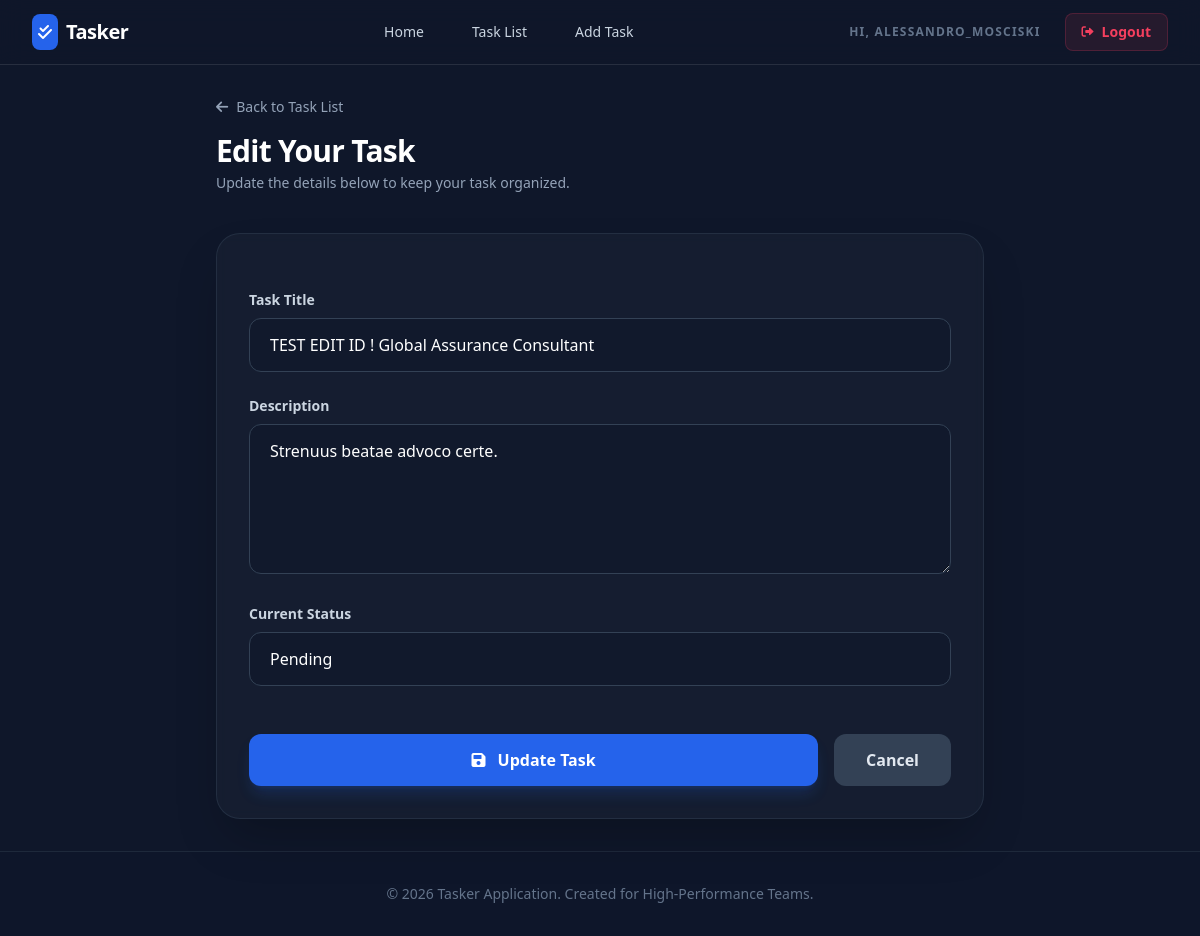
/edit-task/1/ (signed in), run on the app's committed database.
### tasks/models.py (models this page shows, shortened)
class UserAuthInfoModel(AbstractUser):
    full_name = models.CharField(max_length=120)

class ToDoModel(models.Model):
    title = models.CharField(max_length=120)
    description = models.CharField(max_length=120)
    status_type = [
        ("Pending", "Pending"),
        ("InProgress", "InProgress"),
        ("Completed", "Completed"),
    ]
    status = models.CharField(choices=status_type, max_length=20)
    deadline = models.DateField( null=True, blank=True)

### tasks/views.py (the view, shortened to what this page needs)
# urls.py: path("edit-task/<str:edit_id>/", edit_task, name="edit_task"),
def edit_task(request, edit_id):
    edited_task=ToDoModel.objects.get(id=edit_id)
    dataPack ={
        'task':edited_task
    }
    return render(request, "edit_task.html", dataPack)

### tasks/templates/edit_task.html (shortened to what this page needs)
{% extends 'master/base.html' %}
{% block content %}
<div class="max-w-3xl mx-auto">
    <div class="mb-10">
        <a href="{% url 'task_list_page' %}" class="text-slate-400 hover:text-blue-400 text-sm font-medium flex items-center transition-colors mb-4">
            <i class="fas fa-arrow-left mr-2"></i> Back to Task List
        </a>
        <h1 class="text-3xl font-extrabold text-white tracking-tight">Edit Your Task</h1>
        <p class="text-slate-400 mt-1 text-sm">Update the details below to keep your task organized.</p>
    </div>
    <div class="bg-slate-800/40 border border-slate-700/50 rounded-3xl p-8 shadow-2xl backdrop-blur-sm">
        <form method="POST" action="{% url 'edit_task' task.id %}" class="space-y-6">
            <div>
                <label for="title" class="block text-sm font-semibold text-slate-300 mb-2">Task Title</label>
                <input type="text" name="title" id="title" value="{{ task.title }}" required
                       class="w-full px-5 py-3.5 bg-slate-900/50 border border-slate-700 rounded-xl text-white focus:outline-none focus:border-blue-500 focus:ring-2 focus:ring-blue-500/20 transition-all placeholder:text-slate-600">
            </div>
            <div>
                <label for="description" class="block text-sm font-semibold text-slate-300 mb-2">Description</label>
                <textarea name="description" id="description" rows="5" required
                          class="w-full px-5 py-3.5 bg-slate-900/50 border border-slate-700 rounded-xl text-white focus:outline-none focus:border-blue-500 focus:ring-2 focus:ring-blue-500/20 transition-all placeholder:text-slate-600">{{ task.description }}</textarea>
            </div>
            <div>
                <label for="status" class="block text-sm font-semibold text-slate-300 mb-2">Current Status</label>
                <select name="status" id="status"
                        class="w-full px-5 py-3.5 bg-slate-900/50 border border-slate-700 rounded-xl text-white focus:outline-none focus:border-blue-500 transition-all appearance-none cursor-pointer">
                    <option value="Pending" {% if task.status == 'Pending' %}selected{% endif %}>Pending</option>
                </select>
            </div>
            <div class="pt-6 flex items-center gap-4">
                <button type="submit" class="flex-1 bg-blue-600 hover:bg-blue-500 text-white font-bold py-3.5 rounded-xl transition-all shadow-lg shadow-blue-600/20 active:scale-[0.98]">
                    <i class="fas fa-save mr-2"></i> Update Task
                </button>
                <a href="{% url 'task_list_page' %}" class="px-8 py-3.5 bg-slate-700 hover:bg-slate-600 text-slate-200 font-bold rounded-xl transition-all">
                    Cancel
                </a>
            </div>
        </form>
    </div>
</div>
{% endblock %}

### tasks/templates/master/nav.html (shortened to what this page needs)
<nav class="nav-glass sticky top-0 z-50">
    <div class="max-w-7xl mx-auto px-4 sm:px-6 lg:px-8">
        <div class="flex items-center justify-between h-16">
            <div class="flex-shrink-0 flex items-center">
                <a href="{% url 'home_page' %}" class="flex items-center space-x-2">
                    <div class="bg-blue-600 p-1.5 rounded-lg">
                        <i class="fas fa-check-double text-white"></i>
                    </div>
                    <span class="text-xl font-bold tracking-tight text-white">Tasker</span>
                </a>
            </div>
            <div class="hidden md:block">
                <div class="ml-10 flex items-baseline space-x-6 text-slate-300">
                    <a href="{% url 'home_page' %}" class="nav-link px-3 py-2 text-sm font-medium">Home</a>
                    <a href="{% url 'task_list_page' %}" class="nav-link px-3 py-2 text-sm font-medium">Task List</a>
                    <a href="{% url 'add_task_page' %}" class="nav-link px-3 py-2 text-sm font-medium">Add Task</a>
                </div>
            </div>
            <div class="hidden md:flex items-center space-x-4">
                {% if user.is_authenticated %}
                    <span class="text-xs font-semibold text-slate-500 uppercase tracking-widest mr-2">
                        Hi, {{ user.username }}
                    </span>
                    <form action="{% url 'logout_page' %}" method="POST" class="inline">
                        <button type="submit" class="bg-rose-500/10 hover:bg-rose-500 text-rose-500 hover:text-white px-4 py-2 rounded-lg text-sm font-bold border border-rose-500/20 transition-all active:scale-95 flex items-center">
                            <i class="fas fa-sign-out-alt mr-2 text-xs"></i>
                            Logout
                        </button>
                    </form>
                {% endif %}
            </div>
        </div>
    </div>
</nav>

### tasks/templates/master/base.html (style rules this page uses)
body { background: #0f172a; color: #f8fafc; }
.nav-glass { background: rgba(15, 23, 42, 0.8); backdrop-filter: blur(12px); border-bottom: 1px solid rgba(255, 255, 255, 0.1); }
.nav-link { transition: all 0.3s ease; }

### data on the page
UserAuthInfoModel: username "ALESSANDRO_MOSCISKI"
ToDoModel: title "TEST EDIT ID ! Global Assurance Consultant", description "Strenuus beatae advoco certe.", status "Pending"
